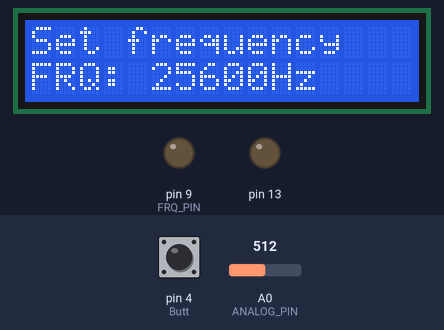
Simulated run of this sketch. Board: Arduino Uno, built with avr-gcc and run on an emulated ATmega328P. Parts: 16×2 character LCD, output pins drawn as LEDs (lit = HIGH). The inputs (shaded band) are chosen by the test bench; at power-on: pin 4 (Butt) HIGH, A0 (ANALOG_PIN) = 512.

Above: at 2.9 s.
3.0 s: pin 4 (Butt) pulled LOW for 0.15 s
At 4.3 s:
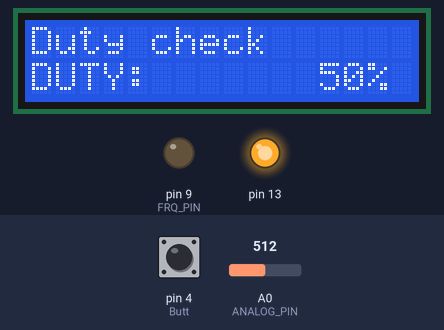
4.6 s: A0 (ANALOG_PIN) set to 109
At 5.8 s:
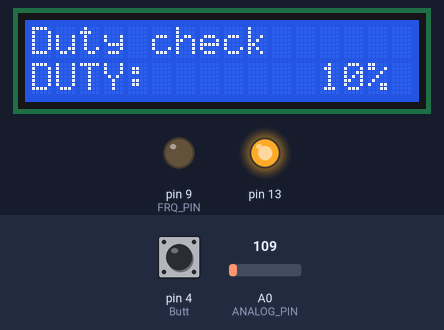
6.1 s: A0 (ANALOG_PIN) set to 94
At 7.0 s:
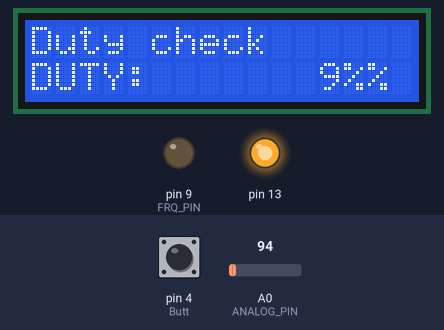
7.6 s: pin 4 (Butt) pulled LOW for 1 s
At 9.3 s:
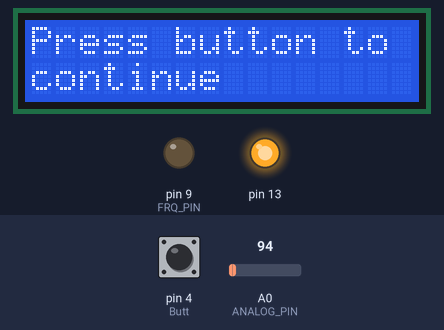
10.1 s: pin 4 (Butt) pulled LOW for 0.15 s
At 10.5 s:
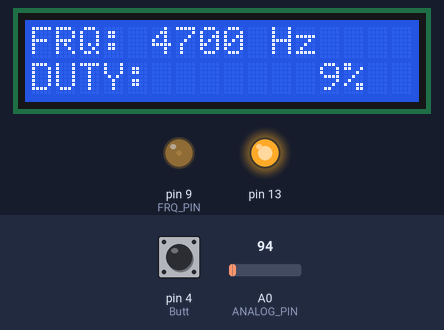
11.7 s: A0 (ANALOG_PIN) set to 306
At 12.4 s:
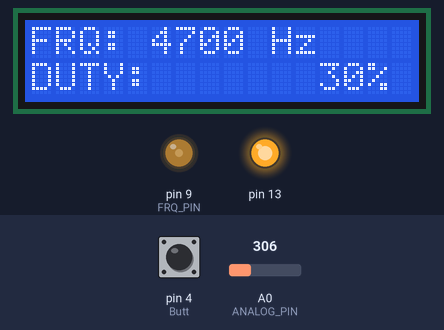
Timing chart, 0 to 14.2 s (numbered marks = the images above; inputs shaded):
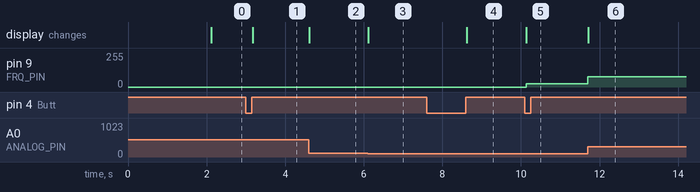

Measured:
- the behaviour switches between 102 and 101 on A0 (ANALOG_PIN) (found by bisection; images 2 and 3)
- after the input at 3.0 s, pin 13: LOW → HIGH after 0.15 s; the display: changes after 0.18 s (image 1)
- after the input at 4.6 s, the display: changes at once (image 2)
- after the input at 6.1 s, the display: changes at once (image 3)
- after the input at 7.6 s, the display: changes after 1.0 s (image 4)
- after the input at 10.1 s, pin 9 (FRQ_PIN): 0/255 → 23/255 at once; the display: changes at once (image 5)
- after the input at 11.7 s, pin 9 (FRQ_PIN): 23/255 → 76/255 at once; the display: changes at once (image 6)

The sketch:

Arduino_PWM_controler.ino
```cpp
#include <LiquidCrystal_I2C.h>
//https://github.com/johnrickman/LiquidCrystal_I2C

#include <ResponsiveAnalogRead.h>
//https://github.com/dxinteractive/ResponsiveAnalogRead


#include <PWM.h>
//https://code.google.com/archive/p/arduino-pwm-frequency-library/downloads first download location
//https://github.com/terryjmyers/PWM ghithun location


const int FRQ_PIN = 9;
const int ANALOG_PIN = A0;
const int TMP = A1;
const int Butt = 4;
ResponsiveAnalogRead aA0(ANALOG_PIN, true);
ResponsiveAnalogRead TEMP(TMP, true);
LiquidCrystal_I2C lcd(0x27,16,2);  // set the LCD address to 0x27 for a 16 chars and 2 line display
int buff=0;
int buff_tmp=0;

void setup() {
 // pinMode(FRQ_PIN, OUTPUT);
//digitalWrite(FRQ_PIN. LOW);
pinMode(Butt,INPUT_PULLUP);
digitalWrite(Butt, HIGH);
lcd.init();
lcd.backlight();
lcd.setCursor(2,0);
lcd.print("Arduino PWM ");
lcd.setCursor(4,1);
lcd.print("controller");
delay (2000);

//max frequency 33000

lcd.clear();
lcd.setCursor(0,0);
lcd.print("Set frequency ");

unsigned int FREQ_VAL = 0;
while (digitalRead(Butt) == HIGH){
  aA0.update();
  if (buff != aA0.getValue() )
  {
    lcd.setCursor(0,1);
    lcd.print("FRQ: ");
    FREQ_VAL = aA0.getValue()*50;
    lcd.print(FREQ_VAL);
    lcd.print("Hz");
    buff=aA0.getValue();
  }
}

while (digitalRead(Butt) == LOW){
  //wait for the buton to be released
}

//int32_t frequency = 20000; //frequency (in Hz)

int32_t frequency = ( aA0.getValue()*50); //frequency (in Hz)
//initialize all timers except for 0, to save time keeping functions
InitTimersSafe();

//sets the frequency for the specified pin
bool success = SetPinFrequencySafe(FRQ_PIN, frequency);
 if(success) {
    pinMode(13, OUTPUT);
    digitalWrite(13, HIGH);
 };

aA0.update();
aA0.getValue();
lcd.clear();
lcd.print("Duty check");
 lcd.setCursor(0,1);
  lcd.print("DUTY:       ");
  lcd.print(25*aA0.getValue()/255);
  lcd.print("%");
while ( digitalRead(Butt) == HIGH )
{
  aA0.update();
 if ( buff != aA0.getValue() ){
  lcd.setCursor(0,1);
  lcd.print("DUTY:       ");
  lcd.print(25*aA0.getValue()/255);
  lcd.print("%");
  buff=aA0.getValue();
 }
};
while (digitalRead(Butt) == LOW){
  //wait for the buton to be released
}


lcd.clear();
lcd.setCursor(0,0);
lcd.print("Press button to ");
lcd.setCursor (0,1);
lcd.print("continue");
while (digitalRead(Butt) == HIGH){
  //wait for the buton to be pressed
}
lcd.clear();
 lcd.setCursor(0,1);
  lcd.print("DUTY:       ");
  lcd.print(25*aA0.getValue()/255);
  lcd.print("%");
  lcd.setCursor(0,0);
  lcd.print("FRQ: ");
  lcd.print(aA0.getValue()*50);
  lcd.print(" Hz");
}
//========================================================================================
//========================================================================================
void loop() {
  // put your main code here, to run repeatedly:
  aA0.update();
 pwmWrite(FRQ_PIN, (aA0.getValue()/4));

 if ( buff != aA0.getValue() ){
  lcd.setCursor(0,1);
  lcd.print("DUTY:       ");
  lcd.print(25*aA0.getValue()/255);
  lcd.print("%");
  buff=aA0.getValue();
 }


}
```
